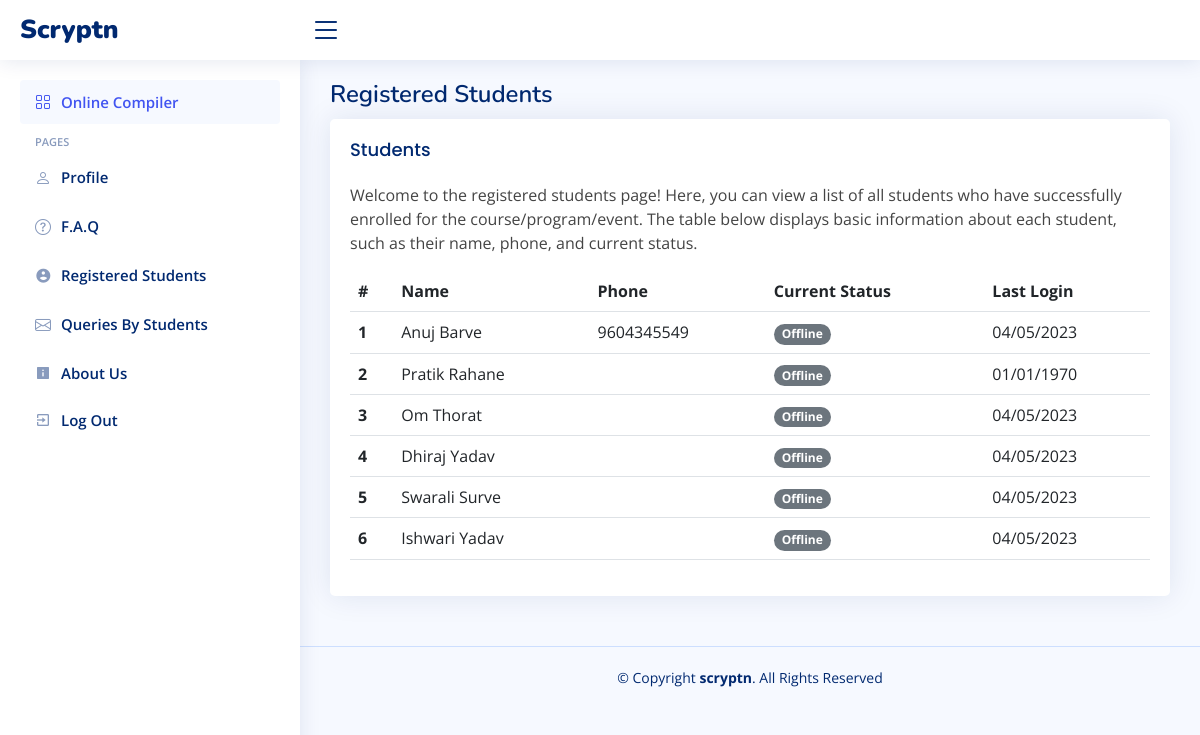
Screenshot of /teacher/students.php with the database file from the repository.
### tables this page shows
CREATE TABLE `users` (
  `userID` int(11) NOT NULL,
  `userName` varchar(128) NOT NULL,
  `userEmail` varchar(128) NOT NULL,
  `userAddr` varchar(255) DEFAULT NULL,
  `userPhone` varchar(255) DEFAULT NULL,
  `userUid` varchar(128) NOT NULL,
  `userPwd` varchar(128) NOT NULL,
  `user_ln` text DEFAULT NULL,
  `user_gh` text DEFAULT NULL,
  `user_in` varchar(255) DEFAULT NULL,
  `user_tw` varchar(255) DEFAULT NULL,
  `user_desc` text DEFAULT NULL,
  `user_photo` varchar(255) DEFAULT NULL,
  `last_login` bigint(20) DEFAULT NULL
);

### teacher/students.php (the view, shortened to what this page needs)
<!DOCTYPE html>
<html lang="en">
<head>
    <link href="../assets/vendor/bootstrap/css/bootstrap.min.css" rel="stylesheet">
    <link href="../assets/vendor/bootstrap-icons/bootstrap-icons.css" rel="stylesheet">
    <link href="../assets/vendor/boxicons/css/boxicons.min.css" rel="stylesheet">
    <link href="../assets/vendor/quill/quill.snow.css" rel="stylesheet">
    <link href="../assets/vendor/quill/quill.bubble.css" rel="stylesheet">
    <link href="../assets/vendor/remixicon/remixicon.css" rel="stylesheet">
    <link href="../assets/vendor/simple-datatables/style.css" rel="stylesheet">
    <link href="../assets/css/style.css" rel="stylesheet">
</head>
<body>
    <?php include './includes/header.php'; ?>
    <?php include './includes/sidenav.php'; ?>
    <main id="main" class="main">
        <div class="pagetitle">
            <h1>Registered Students</h1>
        </div>
        <section class="section">
      <div class="row">
        <div class="col-lg-12">
          <div class="card">
            <div class="card-body">
              <h5 class="card-title">Students</h5>
              <p>Welcome to the registered students page! Here, you can view a list of all students who have successfully enrolled for the course/program/event. The table below displays basic information about each student, such as their name, phone, and current status.</p>
              <table class="table datatable">
                <thead>
                  <tr>
                    <th scope="col">#</th>
                    <th scope="col">Name</th>
                    <th scope="col">Phone</th>
                    <th scope="col">Current Status</th>
                    <th scope="col">Last Login</th>
                  </tr>
                </thead>
                <tbody>
                <?php
                $servername = "localhost";
                $username = "root";
                $password = "";
                $databasename = "scr";
                $conn = new mysqli(
                    $servername,
                    $username,
                    $password,
                    $databasename
                );
                $query_file = "SELECT * FROM `users`";
                $time = time();
                $result_file = $conn->query($query_file);
                if ($result_file->num_rows > 0) {
                    while ($row = $result_file->fetch_assoc()) {
                        $date = date('d/m/Y',$row['last_login']);
                        $status = 'Offline';
                        if($row['last_login']>$time)
                        {
                            $status = 'Online';
                            $class = 'bg-success';
                        }
                        else
                        {
                            $status = 'Offline';
                            $class = 'bg-secondary';
                        }
                        echo "<tr>";
                        echo "<th scope='row'>".$row['userID']."</th>";
                        echo "<td>".$row['userName']."</td>";
                        echo "<td>".$row['userPhone']."</td>";
                        echo "<td><span class='badge rounded-pill $class'>".$status."</span></td>";
                        echo "<td>".$date."</td>";
                        echo "</tr>";
                    }
                } else {
                    echo "0 results";
                }
                ?>
                </tbody>
              </table>
            </div>
          </div>
        </div>
      </div>
    </section>
    </main>
    <footer id="footer" class="footer">
        <div class="copyright">
            &copy; Copyright <strong><span>scryptn</span></strong>. All Rights Reserved
        </div>
    </footer>
</body>
</html>

### assets/css/style.css (style rules this page uses)
:root { scroll-behavior: smooth; }
body { font-family: "Open Sans", sans-serif; background: #f6f9ff; color: #444444; }
h1, h2, h3, h4, h5, h6 { font-family: "Nunito", sans-serif; }
#main { margin-top: 60px; padding: 20px 30px; transition: all 0.3s; }
.pagetitle { margin-bottom: 10px; }
.pagetitle h1 { font-size: 24px; margin-bottom: 0; font-weight: 600; color: #012970; }
.card { margin-bottom: 30px; border: none; border-radius: 5px; box-shadow: 0px 0 30px rgba(1, 41, 112, 0.1); }
.card-title { padding: 20px 0 15px 0; font-size: 18px; font-weight: 500; color: #012970; font-family: "Poppins", sans-serif; }
.card-body { padding: 0 20px 20px 20px; }
@media (min-width: 1200px) { #main, #footer { margin-left: 300px; } }
.footer { padding: 20px 0; font-size: 14px; transition: all 0.3s; border-top: 1px solid #cddfff; }
.footer .copyright { text-align: center; color: #012970; }

### rows the page displays
users: userID "1", userName "Anuj Barve", userPhone "9604345549", last_login "Offline", last_login "04/05/2023"
users: userID "2", userName "Pratik Rahane", last_login "Offline", last_login "01/01/1970"
users: userID "3", userName "Om Thorat", last_login "Offline", last_login "04/05/2023"
users: userID "4", userName "Dhiraj Yadav", last_login "Offline", last_login "04/05/2023"
users: userID "5", userName "Swarali Surve", last_login "Offline", last_login "04/05/2023"
users: userID "6", userName "Ishwari Yadav", last_login "Offline", last_login "04/05/2023"
